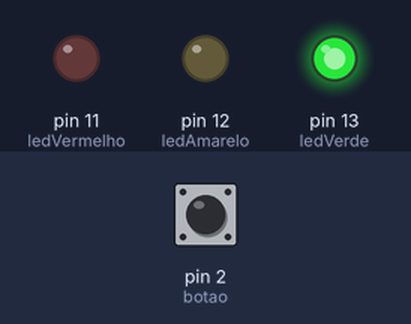
A sketch run on a simulated Arduino Uno, built with avr-gcc and run on an emulated ATmega328P. Shown: output pins drawn as LEDs (lit = HIGH). Inputs (shaded band) come from the test bench; at power-on: pin 2 (botao) LOW.

Above: at 5.0 s.
At 11.5 s:
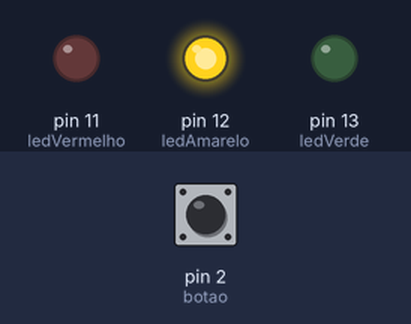
At 15.5 s:
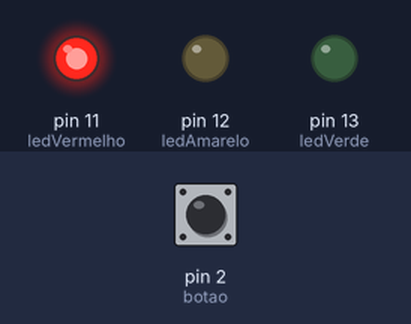
Timing chart, 0 to 23.4 s (numbered marks = the images above):
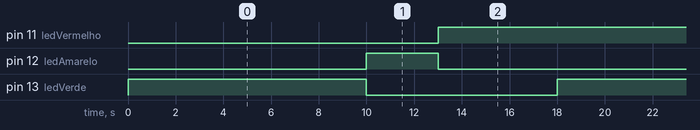

The sketch:

desafio1.ino
```cpp
int ledVerde = 13;
int ledAmarelo = 12;
int ledVermelho = 11;
int botao = 2;

void setup() {

	pinMode(botao, INPUT);
    pinMode(ledVerde, OUTPUT);
    pinMode(ledAmarelo, OUTPUT);
  	pinMode(ledVermelho, OUTPUT);

}


void loop() {

  unsigned long tempoPassado = 0;
  int tempoRestante = 0;
  int estadoBotao = digitalRead(botao);

  int jaAcendeu = 0;

  digitalWrite(ledVerde, HIGH);//sinal aberto para veiculos

  if (estadoBotao == 1 && !jaAcendeu) { //caso botao seja pressionado
    tempoPassado = millis();
    //reduz pela metade o tempo restante de espera
    tempoRestante = (10000 - tempoPassado)/2;
    jaAcendeu = 1;
    delay(tempoRestante);//espera um tempo para abrir
  } else { //caso botao nao seja pressionado
    tempoRestante = 10000; //espera os 10s padrao
    delay(tempoRestante);//espera um tempo para abrir
  }


  //prepando para fechar
  digitalWrite(ledVermelho, LOW);
  digitalWrite(ledAmarelo, HIGH);
  digitalWrite(ledVerde, LOW);
  delay(3000);//espera um tempo

  //aberto para pedestres
  digitalWrite(ledVermelho, HIGH);
  digitalWrite(ledAmarelo, LOW);
  digitalWrite(ledVerde, LOW);
  delay(5000);//espera um tempo

}
```

Measured:
- by itself, pin 11 (ledVermelho): alternates HIGH for 15.0 s and LOW for 3.0 s
- by itself, pin 12 (ledAmarelo): alternates HIGH for 3.0 s and LOW for 15.0 s
- by itself, pin 13 (ledVerde): alternates HIGH for 10.0 s and LOW for 8.0 s
